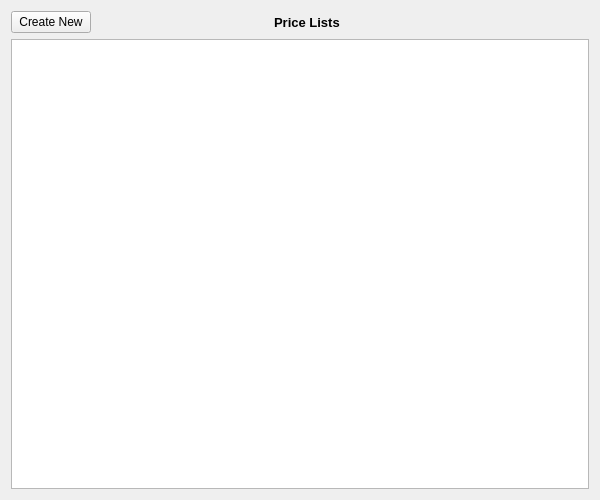
<?xml version="1.0" encoding="UTF-8"?>
<ui version="4.0">
 <class>priceList</class>
 <widget class="QWidget" name="priceList">
  <property name="geometry">
   <rect>
    <x>0</x>
    <y>0</y>
    <width>600</width>
    <height>500</height>
   </rect>
  </property>
  <property name="windowTitle">
   <string>Form</string>
  </property>
  <layout class="QVBoxLayout" name="verticalLayout">
   <item>
    <layout class="QHBoxLayout" name="horizontalLayout">
     <item>
      <widget class="QPushButton" name="createNewPushButton">
       <property name="sizePolicy">
        <sizepolicy hsizetype="Fixed" vsizetype="Fixed">
         <horstretch>0</horstretch>
         <verstretch>0</verstretch>
        </sizepolicy>
       </property>
       <property name="text">
        <string>Create New</string>
       </property>
      </widget>
     </item>
     <item>
      <widget class="QLabel" name="titleLabel">
       <property name="font">
        <font>
         <pointsize>10</pointsize>
         <weight>75</weight>
         <bold>true</bold>
        </font>
       </property>
       <property name="text">
        <string>Price Lists                    </string>
       </property>
       <property name="alignment">
        <set>Qt::AlignCenter</set>
       </property>
      </widget>
     </item>
    </layout>
   </item>
   <item>
    <widget class="QTableView" name="tableView">
     <property name="selectionBehavior">
      <enum>QAbstractItemView::SelectRows</enum>
     </property>
    </widget>
   </item>
  </layout>
 </widget>
 <resources/>
 <connections/>
</ui>
